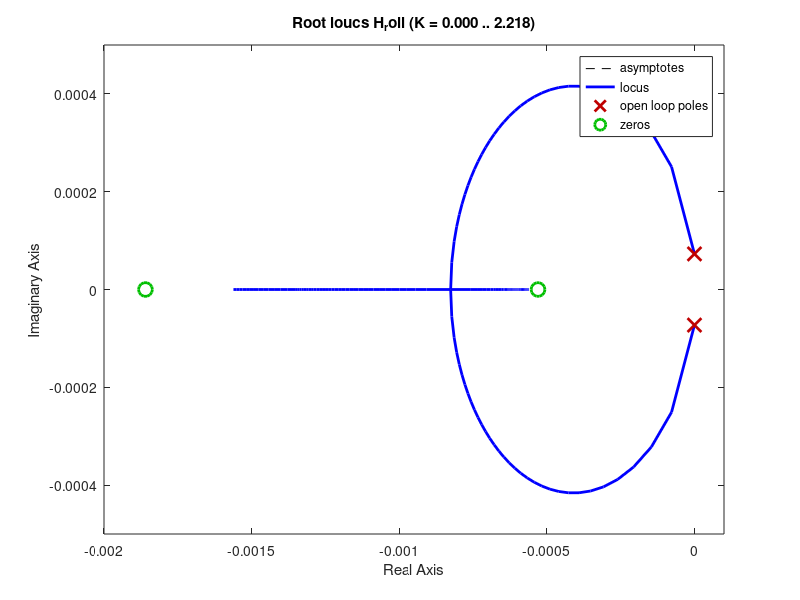

Here is the MATLAB script that generated this plot: (Note: this script raises an error after producing the figure.)
Ix = 1475.8425 ;
Iz = 1532.9 ;
h = 20;

omega_0 = 0.72722*(10^-4) ;

% nutation frequency for large h
nutation_f_approx = h /(( Ix * Iz ) ^0.5) ;

K = 15;
tau = 25;
alpha_d = 10; % alpha in degrees

s = tf('s');

% H is used to denote the transfer function of the plant .
H_roll = cosd ( alpha_d ) *( Ix * s ^2 + h * tand ( alpha_d ) * s + omega_0 *h ) /( Ix * Iz *( s ^2 + nutation_f_approx ^2) *( s ^2 + omega_0 ^2 ) ) ;

figure(1)
rlocus ( H_roll ), grid
xlim([-0.002 0.0001])
ylim([-0.0005 0.0005])
%set(gca,'XTickLabel',[0.0002 0.0001 0]);
%set(gca,'YTickLabel',[1.5 1.45 1.4 1.35 1.3 1.25]);
zeta = [0.99 0.975  0.95 0.9 0.85 0.75 0.5 0.25 0];
wn = [0.0025 0.0015 0.001 0.0005 0];
sgrid(zeta,wn);
title('Orbit Rate Poles Root Locus')
saveas(gcf,'RL_01_OrbitPoles.png')

figure(2)
rlocus ( H_roll ), grid
xlim([-0.0005 0.0025])
ylim([-0.04 0.04])
%set(gca,'XTickLabel',[0.0002 0.0001 0]);
%set(gca,'YTickLabel',[1.5 1.45 1.4 1.35 1.3 1.25]);
zeta = [0.05 0.005 0];
wn = [0.1 0.05 0.03 0];
sgrid(zeta,wn);
title('Nutation Poles Root Locus')
saveas(gcf,'RL_01_NutationPoles.png')

figure(3)
G = ( tau * s - 1) ;
rlocus ( G * H_roll ) , grid
xlim([-0.001 0.0005])
ylim([-0.0002 0.0002])
%set(gca,'XTickLabel',[0.0002 0.0001 0]);
%set(gca,'YTickLabel',[1.5 1.45 1.4 1.35 1.3 1.25]);
zeta = [0.99 0.975  0.95 0.9 0.5 0];
wn = [0.0025 0.0015 0.001 0.0005 0];
sgrid(zeta,wn);
title('Orbit Rate Poles Root Locus')
saveas(gcf,'RL_02_OrbitPoles.png')

figure(4)
G = ( tau * s - 1) ;
rlocus ( G * H_roll ) , grid
xlim([-0.025 0.00001])
ylim([-0.02 0.02])
%set(gca,'XTickLabel',[0.0002 0.0001 0]);
%set(gca,'YTickLabel',[1.5 1.45 1.4 1.35 1.3 1.25]);
zeta = [0.95 0.5 0.1 0];
wn = [0.05 0.03 0.02 0.01 0.005 0];
sgrid(zeta,wn);
title('Nutation Poles Root Locus')
saveas(gcf,'RL_02_NutationPoles.png')

figure(5)
G = ( tau * s + 1) ;
rlocus ( G * H_roll ) , grid
xlim([-0.002 0.00005])
ylim([-0.002 0.002])
%set(gca,'XTickLabel',[0.0002 0.0001 0]);
%set(gca,'YTickLabel',[1.5 1.45 1.4 1.35 1.3 1.25]);
zeta = [0.95 0.75 0.5 0.1 0];
wn = [0.0025 0.0015 0.001 0.0005 0];
sgrid(zeta,wn);
title('Orbit Rate Poles Root Locus')
saveas(gcf,'RL_03_OrbitPoles.png')

figure(6)
G = ( tau * s + 1) ;
rlocus ( G * H_roll ) , grid
xlim([-0.2 0.0001])
ylim([-0.1 0.1])
%set(gca,'XTickLabel',[0.0002 0.0001 0]);
%set(gca,'YTickLabel',[1.5 1.45 1.4 1.35 1.3 1.25]);
zeta = [0.95 0.5 0.1 0];
wn = [0.25 0.2 0.15 0.1 0.05 0];
sgrid(zeta,wn);
title('Nutation Poles Root Locus')
saveas(gcf,'RL_03_NutationPoles.png')
